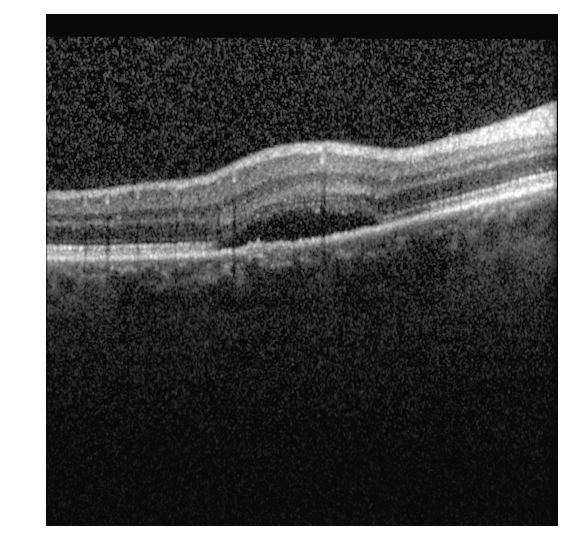
#> input picture Train-Data/SRF/input_1492_1.png, 569 x 560 px, given as the content of the folder /Users/tugbaucar/Desktop/ISIP_OCT/Test-Data/handout, which was not available
$ python srf_detection.py
#> lines starting #> are read from the running program, lines starting #| are printed output that depends on the picture; after the words box and inside, x2 and y2 are one past the last pixel; in counts of white or black regions, pixels touching at a corner belong together; pictures that were not available may be replaced by others from this repository, and a replacement may not be noted
### utils.py
#!/usr/bin/env python3
# -*- coding: utf-8 -*-
"""
Functions to crop image and retain only the retinal structures.
"""
import numpy as np
from skimage import filters, color, exposure
import os
import matplotlib.pyplot as plt
from skimage.restoration import denoise_bilateral, denoise_nl_means, estimate_sigma


def create_mask(img, sigma=2):
    """
    creates a binary mask of the OCT image

    input: image
    output: mask of the image
    """
    blur = filters.gaussian(img, sigma)
    threshold = filters.threshold_otsu(blur)
    mask = blur > threshold

    return mask


def remove_border(img, mask):
    """
    removes the white border from the original image and the mask

    input: original image and its mask
    output: image and mask without the white border
    """
    border = np.where(mask == 0)
    top, down = (min(border[0]), max(border[0]))
    left, right = (min(border[1]), max(border[1]))

    img_no_border = img[top:down, left:right]
    mask_no_border = mask[top:down, left:right]

    return img_no_border, mask_no_border


def crop(img_no_border, mask_no_border):
    """
    crops image without border according to the mask
    to get only the retinal structure

    input: image without any white border and its mask
    output: cropped image with only retinal layer
    """
    box = np.where(mask_no_border[5:-5, 5:-5] == 1)
    top, down = (min(box[0]), max(box[0]))
    left, right = (min(box[1]), max(box[1]))

    cropped_img = img_no_border[top:down, left:right]

    return cropped_img


def crop_images(path_to_images):
    """
    crops all the images within a folder

    input: path to the folder with images to crop
    output: list of cropped images
    """
    images = [os.path.basename(file) for file in os.listdir(path_to_images)]
    cropped_images = []

    for file in images:
        os.chdir(path_to_images)
        img = color.rgb2gray(plt.imread(file))

        mask = create_mask(img)
        img_no_border, mask_no_border = remove_border(img, mask)
        crop_img = crop(img_no_border, mask_no_border)

        cropped_images.append(crop_img)

    return cropped_images


def histogram_equalization(image):
    """
    Adjusts contrasts of an image using it's histogram

    input: image
    output: image after histogram equalization
    """
    img_eq = exposure.equalize_hist(image)

    return img_eq


# [10 lines left out: function bilateral_denoising, not called in this run]


def nlm_denoising(image):
    """
    Removes noise from an image by non-local mean filtering

    input: image
    output: image after denoising
    """
    # estimate the noise standard deviation from the noisy image
    sigma_est = np.mean(estimate_sigma(image))

    # fast algorithm
    img_denoised = denoise_nl_means(image, h=0.8 * sigma_est, fast_mode=True)

    return img_denoised

### preprocessing.py
#!/usr/bin/env python3
# -*- coding: utf-8 -*-
"""
Preprocessing images for training or testing. Program includes cropping of
the images, histogram equalization and ?non-local mean filtering?
"""
import utils as utls
import os
from skimage import filters, color, exposure
import matplotlib.pyplot as plt


def preprocess_images(path_to_images):
    """
    input: path to the folder with the images to be processed
    output: list of cropped, denoised images
    """
    cropped_images = utls.crop_images(path_to_images)
#> in create_mask, `blur = filters.gaussian(img, sigma)`:
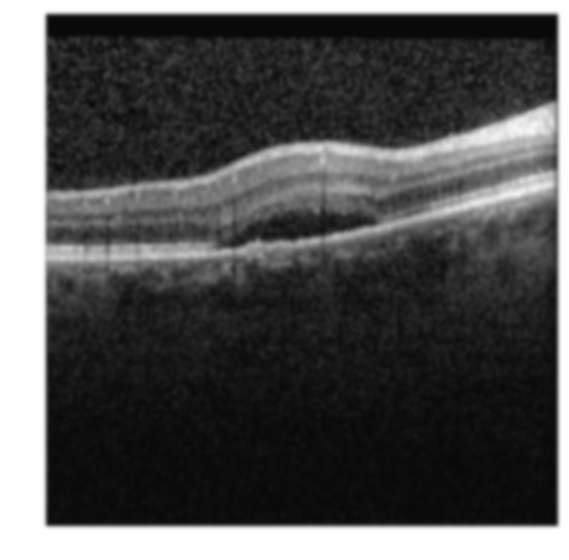
#> blur: shape (560, 569) float32; min 0.0353, max 1, mean 0.324
#> in create_mask, `threshold = filters.threshold_otsu(blur)`: threshold = 0.516
#> in create_mask, `mask = blur > threshold`:
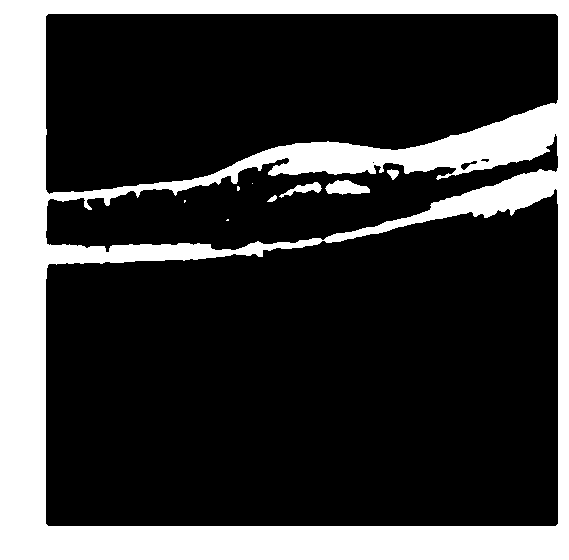
#> mask: shape (560, 569) bool; 24.1% white; 9 white regions (4 under 20 px), largest, box (x1, y1, x2, y2) and area: (0, 0, 569, 560) 76072, (325, 180, 370, 195) 449, (279, 182, 322, 198) 253, (387, 169, 399, 180) 80, (267, 195, 277, 202) 39
#> in remove_border, `border = np.where(mask == 0)`: border = 241723 positions, rows 14 to 525, columns 46 to 557
#> in remove_border, `top, down = (min(border[0]), max(border[0]))`: top = 14; down = 525
#> in remove_border, `left, right = (min(border[1]), max(border[1]))`: left = 46; right = 557
#> in remove_border, `mask_no_border = mask[top:down, left:right]`:
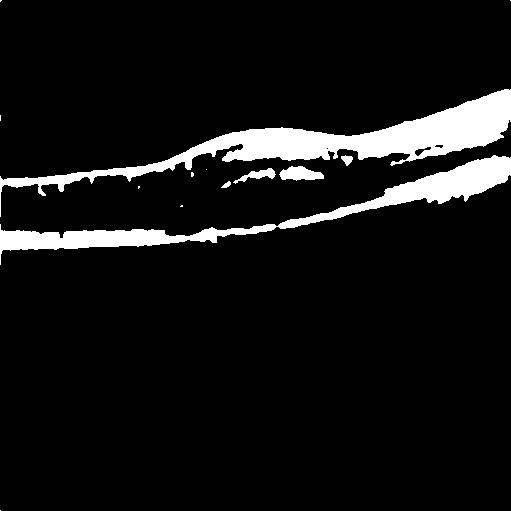
#> mask_no_border: shape (511, 511) bool; 7.8% white; 14 white regions (8 under 20 px), largest, box (x1, y1, x2, y2) and area: (0, 89, 511, 217) 11593, (0, 155, 511, 265) 7873, (279, 166, 324, 181) 449, (233, 168, 276, 184) 253, (341, 155, 353, 166) 80, (221, 181, 231, 188) 39
#> in crop, `box = np.where(mask_no_border[5:-5, 5:-5] == 1)`: box = 19832 positions, rows 84 to 245, columns 0 to 500
#> in crop, `top, down = (min(box[0]), max(box[0]))`: top = 84; down = 245
#> in crop, `left, right = (min(box[1]), max(box[1]))`: left = 0; right = 500
#> in crop, `cropped_img = img_no_border[top:down, left:right]`:
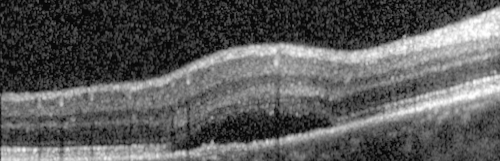
#> cropped_img: shape (161, 500) float32; min 0, max 1, mean 0.353
    denoised_images = []

    for image in cropped_images:
        eq_img = utls.histogram_equalization(image)
        denoised_img = utls.nlm_denoising(eq_img)
        denoised_images.append(denoised_img)

    return denoised_images


def preprocess(path_to_images):
    """
    input: path to the folder with the images to be processed
    output: list of preprocessed images
    """
    images_original = [os.path.basename(file) for file in os.listdir(path_to_images)]
    images =[]
    for file in images_original:
        os.chdir(path_to_images)
        img = color.rgb2gray(plt.imread(file))
        images.append(img)

    denoised_images = []

    for image in images:
        eq_img = utls.histogram_equalization(image)
        denoised_img = utls.nlm_denoising(eq_img)
        denoised_images.append(denoised_img)

    return denoised_images

### template_matching.py
#!/usr/bin/env python3
# -*- coding: utf-8 -*-

import cv2 as cv
import os
from imageio import imread
import numpy as np
import preprocessing as pre
import utils as utls
import matplotlib.pyplot as plt
import skimage

###################
# Build functions #
###################

# Cluster and choose best scores
# [43 lines left out: functions compare_scores, matching, not called in this run]


def convert(images):
    """
    Transform images to 8-bit

    input: images
    output: transformed images
    """
    converted_images = []
    for image in images:
        converted = skimage.img_as_ubyte(image)
        converted_images.append(converted)

    return converted_images

### srf_detection.py
"""
OCT image SRF detection

Classification of OCT images for the retinal disease bio-marker SRF (sub-retinal fluid).
This is the file to run for completing the task and output the classification of the
given images.

"""

import glob
import csv
import cv2 as cv
import os
import numpy as np
from imageio import imread
import utils as utls
import matplotlib.pyplot as plt
import skimage
import template_matching as tmpmatch
import preprocessing as pre


def main():
    ######################
    # Prepare input data #
    ######################
    path_template_srf = '/Users/tugbaucar/Desktop/ISIP_OCT/Train-Data/SRF/'
    path_template_no_srf = '/Users/tugbaucar/Desktop/ISIP_OCT/Train-Data/NoSRF/'
    image_path = '/Users/tugbaucar/Desktop/ISIP_OCT/Test-Data/handout/'   #will become : '/Users/tugbaucar/Desktop/ISIP_OCT/Test-Data/handout'

    image_paths = glob.glob(image_path + '*')
    image_names = [os.path.basename(image_path) for image_path in image_paths]

    result_filename = '/Users/tugbaucar/Desktop/ISIP_OCT/project_Leemann_Lertxundi_Agaoglu.csv'

    # There are 6 matching options, we will most likely choose 'cv.TM_CCORR_NORMED' == 3
    templeta_matching = ['cv.TM_CCOEFF', 'cv.TM_CCOEFF_NORMED', 'cv.TM_CCORR',
            'cv.TM_CCORR_NORMED', 'cv.TM_SQDIFF', 'cv.TM_SQDIFF_NORMED']

    m_method = eval(templeta_matching[1])


    templates_no_srf = pre.preprocess_images(path_template_no_srf)
#> in preprocess_images, `cropped_images = utls.crop_images(path_to_images)`: cropped_images = 1 item
#> the loop in preprocess_images, `for image in cropped_images:` made 1 pass
#> sigma_est in nlm_denoising on pass 1: 0.0171
#> pass 1, in histogram_equalization, `img_eq = exposure.equalize_hist(image)`:
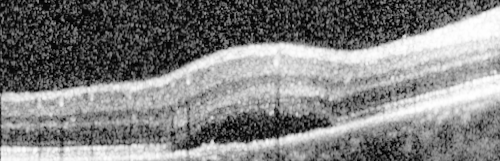
#> img_eq: shape (161, 500) float32; min 1.24e-05, max 1, mean 0.502
#> templates_no_srf = 1 item
    templates_srf = pre.preprocess_images(path_template_srf)
#> pass 2 of the loop in crop_images, `for file in images:`:
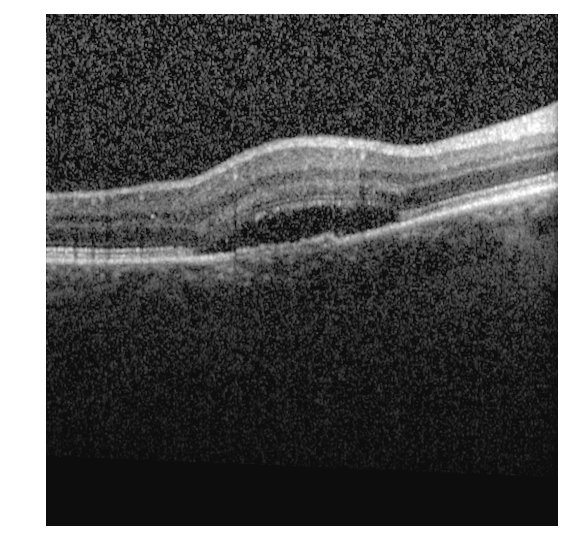
#> input picture Train-Data/SRF/input_1494_1.png, 569 x 560 px
#> threshold = 0.538
#> in create_mask (call 3), `mask = blur > threshold`:
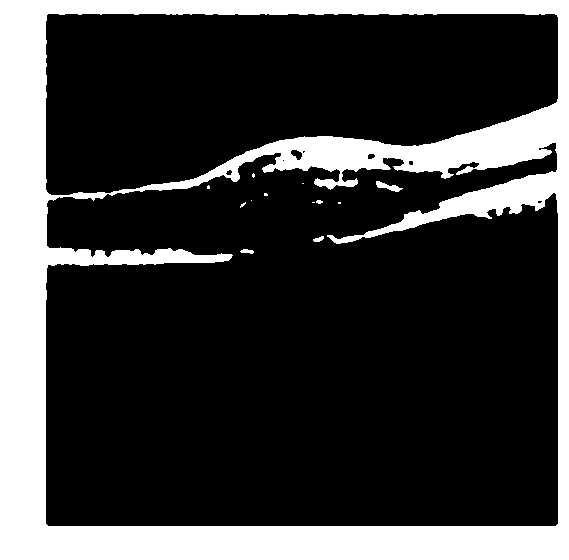
#> mask: shape (560, 569) bool; 23.6% white; 13 white regions (8 under 20 px), largest, box (x1, y1, x2, y2) and area: (0, 0, 569, 560) 74861, (376, 181, 403, 192) 130, (240, 249, 254, 254) 47, (313, 236, 324, 242) 42, (316, 200, 323, 204) 21
#> mask_no_border: shape (511, 511) bool; 7.1% white; 48 white regions (41 under 20 px), largest, box (x1, y1, x2, y2) and area: (0, 88, 511, 269) 14000, (281, 156, 511, 230) 4001, (330, 167, 357, 178) 130
#> box = 17767 positions, rows 86 to 246, columns 0 to 500
#> in crop (call 3), `top, down = (min(box[0]), max(box[0]))`: top = 86; down = 246
#> in crop (call 3), `cropped_img = img_no_border[top:down, left:right]`:
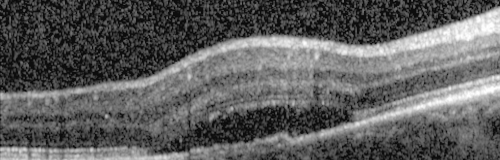
#> cropped_img: shape (160, 500) float32; min 0.00784, max 1, mean 0.37
#> pass 3 of the loop in crop_images, `for file in images:`:
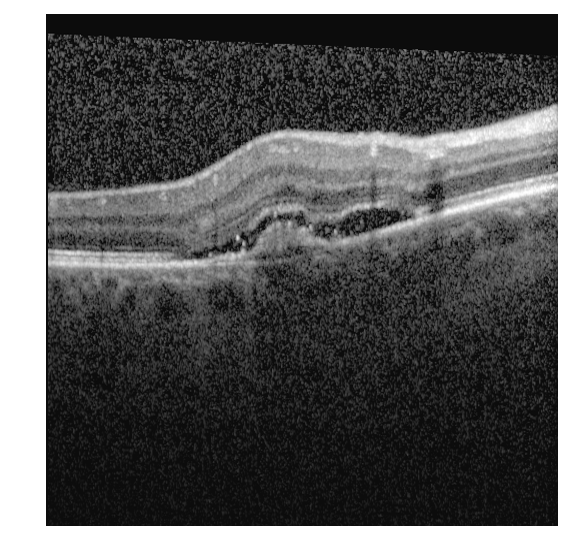
#> input picture Train-Data/SRF/input_1497_1.png, 569 x 560 px
#> threshold = 0.522
#> in create_mask (call 4), `mask = blur > threshold`:
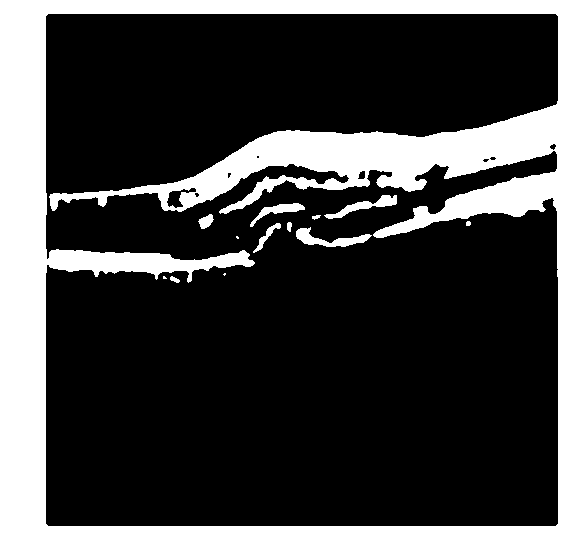
#> mask: shape (560, 569) bool; 26.4% white; 13 white regions (3 under 20 px), largest, box (x1, y1, x2, y2) and area: (0, 0, 569, 560) 82084, (296, 227, 372, 247) 597, (324, 195, 397, 219) 516
#> mask_no_border: shape (511, 511) bool; 10.5% white; 19 white regions (6 under 20 px), largest, box (x1, y1, x2, y2) and area: (3, 90, 511, 200) 17684, (327, 155, 511, 224) 4212, (0, 235, 209, 269) 3483
#> box = 26889 positions, rows 87 to 263, columns 0 to 500
#> in crop (call 4), `top, down = (min(box[0]), max(box[0]))`: top = 87; down = 263
#> in crop (call 4), `cropped_img = img_no_border[top:down, left:right]`:
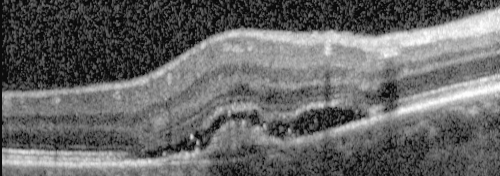
#> cropped_img: shape (176, 500) float32; min 0, max 0.996, mean 0.404
#> the loop made 4 passes; the first 3 are shown
#> after the loop in preprocess_images (call 2), `for image in cropped_images:`:
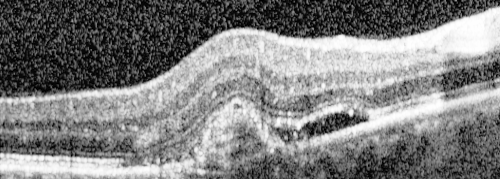
#> eq_img: shape (179, 500) float32; min 5.59e-05, max 1, mean 0.502
    match_images = pre.preprocess(image_path)
#> the loop in preprocess, `for image in images:` made 1 pass
#> pass 1, in histogram_equalization (call 6), `img_eq = exposure.equalize_hist(image)`:
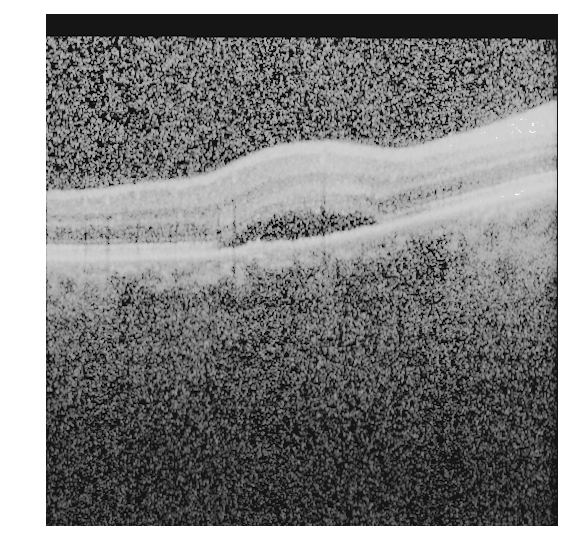
#> img_eq: shape (560, 569) float32; min 9.42e-06, max 1, mean 0.517


    ################
    # Run matching #
    ################

    image_classes = []

    for match_image in match_images:

        # Convert images to 8-bit and numpy array
        templates_no_srf = np.asarray(tmpmatch.convert(templates_no_srf))
        templates_srf = np.asarray(tmpmatch.convert(templates_srf))

        match_image = np.asarray(tmpmatch.convert(match_image))

        # Get best scores
        best_sfr = tmpmatch.matching(templates_srf,match_image,m_method)
        best_no_sfr = tmpmatch.matching(templates_no_srf,match_image,m_method)

        # Get list with image and assigned type
        Result = tmpmatch.compare_scores(best_sfr,best_no_sfr,match_image)

        image_classes.append(Result[1])


    # create csv output file
    write_csv(image_names, image_classes, result_filename)


def write_csv(image_names, image_classes, filename):
    """Produce csv output file from a list of image names and classification."""
    with open(filename, 'w', newline='') as file:
        writer = csv.writer(file)
        writer.writerow(['filename', 'label'])
        writer.writerows(zip(image_names, image_classes))


if __name__ == '__main__':
#> (the run stopped early here; a loop or call above may not have finished)
